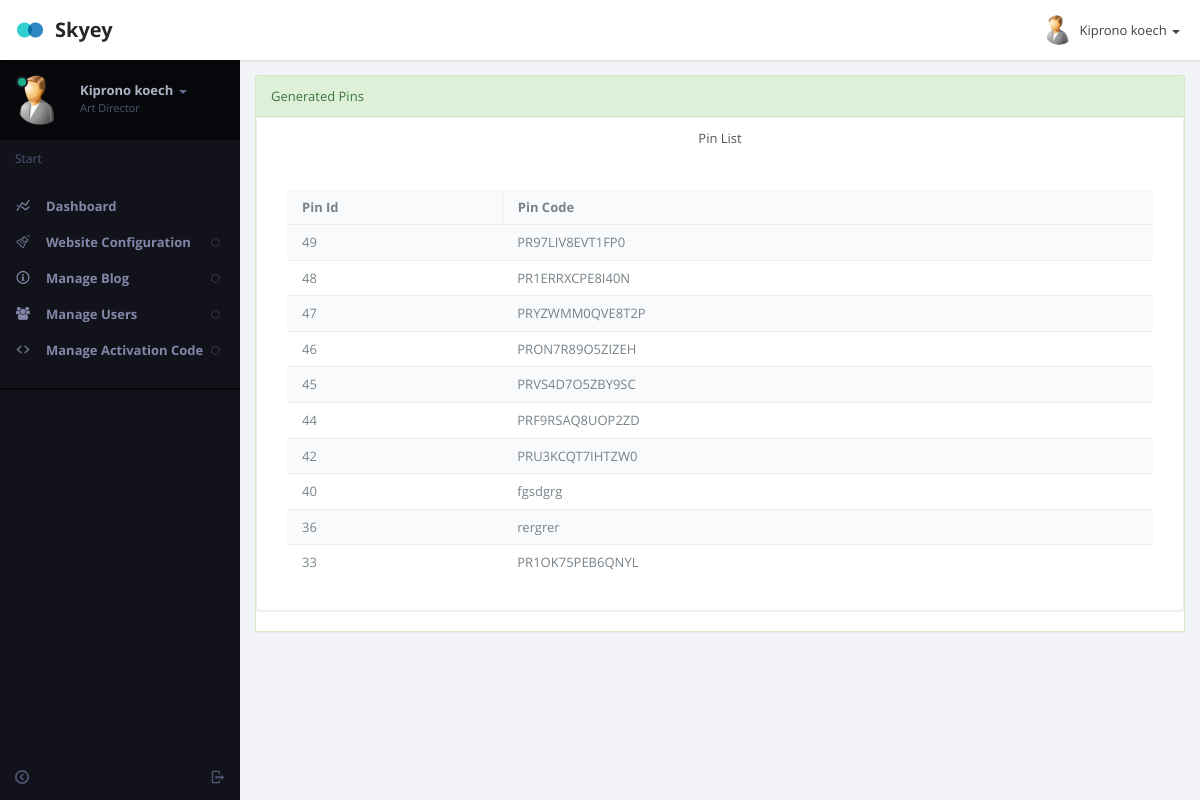
/admin/allpin.php (signed in), run on the app's committed database.
### tables this page shows
CREATE TABLE `affiliateuser` (
  `Id` int(11) NOT NULL,
  `username` varchar(15) NOT NULL,
  `password` text NOT NULL,
  `fname` text NOT NULL,
  `address` text NOT NULL,
  `email` text NOT NULL,
  `referedby` varchar(15) NOT NULL DEFAULT 'none',
  `ipaddress` int(10) UNSIGNED NOT NULL,
  `mobile` bigint(12) NOT NULL,
  `active` int(11) NOT NULL,
  `doj` date NOT NULL,
  `country` text NOT NULL,
  `tamount` double NOT NULL DEFAULT 0,
  `payment` varchar(10) NOT NULL,
  `signupcode` text NOT NULL,
  `level` int(1) NOT NULL DEFAULT 2,
  `pcktaken` int(10) NOT NULL DEFAULT 0,
  `launch` int(1) NOT NULL DEFAULT 0,
  `expiry` date NOT NULL DEFAULT '2199-12-31',
  `bankname` varchar(250) NOT NULL DEFAULT '0',
  `accountname` varchar(250) NOT NULL DEFAULT 'nil',
  `accountno` varchar(10) NOT NULL DEFAULT 'nil',
  `accounttype` varchar(40) NOT NULL DEFAULT 'nil',
  `ifsccode` varchar(100) NOT NULL DEFAULT 'Not Available',
  `welcome_spin` tinyint(4) DEFAULT 0,
  `getpayment` int(11) NOT NULL DEFAULT 1,
  `renew` int(1) NOT NULL DEFAULT 0,
  `CheckoutRequestID` varchar(26) NOT NULL,
  `last_spin_at` timestamp NULL DEFAULT current_timestamp(),
  `trx_pin` int(11) NOT NULL,
  `userstatus` int(11) NOT NULL,
  `session` int(11) NOT NULL
);

CREATE TABLE `pin` (
  `id` int(11) NOT NULL,
  `pin_code` varchar(200) NOT NULL
);

### admin/allpin.php (the view, shortened to what this page needs)
<?php
include_once ("z_db.php");
?>
<!DOCTYPE html>
<html lang="en" class="app">
<head>
<link rel="stylesheet" href="css/app.v1.css" type="text/css" />
</head>
<body class="">
<section class="vbox">
  <header class="bg-white header header-md navbar navbar-fixed-top-xs box-shadow">
    <div class="navbar-header aside-md dk"> <a href="dashboard.php" class="navbar-brand"><img src="images/logo.png" class="m-r-sm">Skyey</a> </div>
    <ul class="nav navbar-nav navbar-right m-n hidden-xs nav-user user">
      <li class="dropdown"> <a href="#" class="dropdown-toggle" data-toggle="dropdown"> <span class="thumb-sm avatar pull-left"> <img src="images/a0.jpg"> </span> <?php
		  $sql="SELECT fname FROM  affiliateuser WHERE username='".$_SESSION['adminidusername']."'";
		  if ($result = mysqli_query($con, $sql)) {
    while ($row = mysqli_fetch_row($result)) {
        print $row[0];
    }
}
	   ?> <b class="caret"></b> </a>
      </li>
    </ul>
  </header>
  <section>
    <section class="hbox stretch">
     <?php include'aside.php'; ?>
      <section id="content">
        <section class="vbox">
          <section class="scrollable wrapper">
            <div class="row">
              <div class="col-sm-12 portlet">
                <section class="panel panel-success ">
                  <header class="panel-heading"> Generated Pins </header>
                  <section class="panel panel-default">
                  <header class="panel-heading bg-light">
                    <ul class="nav nav-tabs nav-justified">
                      <li class="active"><a href="#home" data-toggle="tab">Pin List</a></li>
                    </ul>
                  </header>
                  <div class="panel-body">
                    <div class="tab-content">
                      <div class="tab-pane active" id="home">
					  <div class="panel-body">
              <div class="table-responsive">
                <table class="table table-striped m-b-none" data-ride="datatables">
                  <thead>
                    <tr>
                     <th width="5%">Pin Id</th>
                     <th width="15%">Pin Code</th>
                    </tr>
                  </thead>
                  <tbody>
				  <?php
				   $q="SELECT * FROM  pin ORDER BY id DESC";
 $r123 = mysqli_query($con,$q);
while($ro = mysqli_fetch_array($r123))
{
	$id="$ro[id]";
	$pin_code="$ro[pin_code]";
  print "<tr>
				  <td>
				  $id
				  </td>
				  </td>
				  <td>
				  $pin_code
				  </td>
				  </tr>";
  }
  ?>
                  </tbody>
                </table>
              </div>
                  </div>
					  </div>
                    </div>
                  </div>
                </section>
                </section>
              </div>
            </div>
          </section>
        </section>
        <a href="#" class="hide nav-off-screen-block" data-toggle="class:nav-off-screen" data-target="#nav"></a> </section>
    </section>
  </section>
</section>
</body>
</html>

### admin/aside.php (shortened to what this page needs)
 <aside class="bg-black aside-md hidden-print" id="nav">
        <section class="vbox">
          <section class="w-f scrollable">
            <div class="slim-scroll" data-height="auto" data-disable-fade-out="true" data-distance="0" data-size="10px" data-color="#333333">
              <div class="clearfix wrapper dk nav-user hidden-xs">
                <div class="dropdown"> <a href="#" class="dropdown-toggle" data-toggle="dropdown"> <span class="thumb avatar pull-left m-r"> <img src="images/a0.jpg"> <i class="on md b-black"></i> </span> <span class="hidden-nav-xs clear"> <span class="block m-t-xs"> <strong class="font-bold text-lt"><?php
		  $sql="SELECT fname,country FROM  affiliateuser WHERE username='".$_SESSION['adminidusername']."'";
		  if ($result = mysqli_query($con, $sql)) {
    while ($row = mysqli_fetch_row($result)) {
        print $row[0];
    }
}
	   ?></strong> <b class="caret"></b> </span> <span class="text-muted text-xs block">Art Director</span> </span> </a>
                </div>
              </div>
              <nav class="nav-primary hidden-xs">
                <div class="text-muted text-sm hidden-nav-xs padder m-t-sm m-b-sm">Start</div>
                <ul class="nav nav-main" data-ride="collapse">
                  <li class=""> <a href="dashboard.php" class="auto"> <i class="i i-statistics icon"> </i> <span class="font-bold">Dashboard</span> </a>
				  </li>
                  <li > <a href="#" class="auto"> <span class="pull-right text-muted"> <i class="i i-circle-sm-o text"></i> <i class="i i-circle-sm text-active"></i> </span> <i class="i i-lab icon"> </i> <span class="font-bold">Website Configuration</span> </a>
                  </li>
                  <li > <a href="#" class="auto"> <span class="pull-right text-muted"> <i class="i i-circle-sm-o text"></i> <i class="i i-circle-sm text-active"></i> </span> <i class="i i-info icon"> </i> <span class="font-bold">Manage Blog</span> </a>
                  </li>
				  <li > <a href="#" class="auto"> <span class="pull-right text-muted"> <i class="i i-circle-sm-o text"></i> <i class="i i-circle-sm text-active"></i> </span> <i class="fa fa-users"> </i> <span class="font-bold">Manage Users</span> </a>
                  </li>
                     <li > <a href="#" class="auto"> <span class="pull-right text-muted"> <i class="i i-circle-sm-o text"></i> <i class="i i-circle-sm text-active"></i> </span> <i class="i i-code icon"> </i> <span class="font-bold">Manage Activation Code</span> </a>
                  </li>
                </ul>
                <div class="line dk hidden-nav-xs"></div>
              </nav>
            </div>
          </section>
          <footer class="footer hidden-xs no-padder text-center-nav-xs"> <a href="logout.php" data-toggle="ajaxModal" class="btn btn-icon icon-muted btn-inactive pull-right m-l-xs m-r-xs hidden-nav-xs"> <i class="i i-logout"></i> </a> <a href="#nav" data-toggle="class:nav-xs" class="btn btn-icon icon-muted btn-inactive m-l-xs m-r-xs"> <i class="i i-circleleft text"></i> <i class="i i-circleright text-active"></i> </a> </footer>
        </section>
      </aside>

### data on the page
affiliateuser: fname "Kiprono koech"
pin: id "49", pin_code "PR97LIV8EVT1FP0"
pin: id "48", pin_code "PR1ERRXCPE8I40N"
pin: id "47", pin_code "PRYZWMM0QVE8T2P"
pin: id "46", pin_code "PRON7R89O5ZIZEH"
pin: id "45", pin_code "PRVS4D7O5ZBY9SC"
pin: id "44", pin_code "PRF9RSAQ8UOP2ZD"
pin: id "42", pin_code "PRU3KCQT7IHTZW0"
pin: id "40", pin_code "fgsdgrg"
pin: id "36", pin_code "rergrer"
pin: id "33", pin_code "PR1OK75PEB6QNYL"
